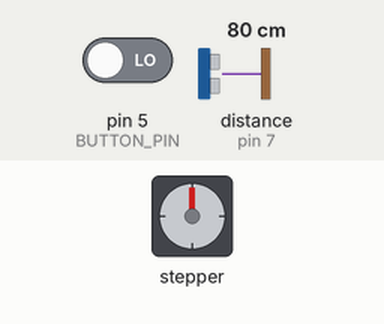
Bench run of a sketch on a simulated Arduino Uno, built with avr-gcc and run on an emulated ATmega328P. Shown: stepper motor. Wiring (inferred from the names in the program): ultrasonic range finder: trigger pin 6; echo pin 7. Inputs (shaded band) come from the test bench; at power-on: distance to the obstacle (sensor on pin 7) 80 cm, pin 5 (BUTTON_PIN) LOW. The echo pulse lasts 58.3 µs per cm; stepper angles assume 2048 steps per turn.

Above: at 1.2 s.
1.3 s: distance to the obstacle (sensor on pin 7) set to 72 cm
At 4.77 s:
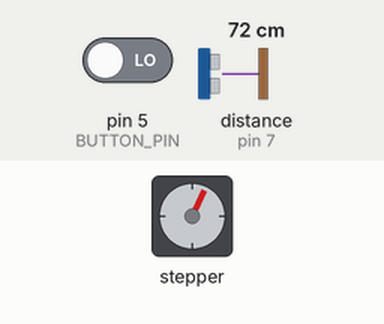
7.7 s: pin 5 (BUTTON_PIN) driven LOW
9.2 s: pin 5 (BUTTON_PIN) driven HIGH
At 13.74 s:
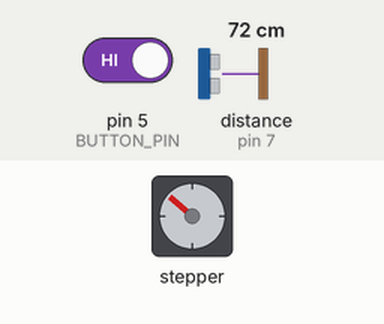
At 16.55 s:
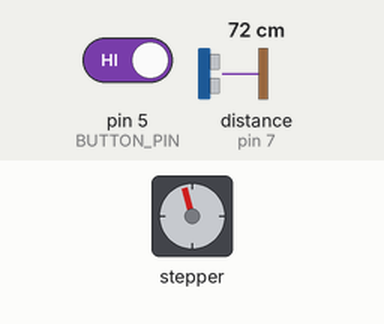
Timing chart, 0 to 16.6 s (numbered marks = the images above; inputs shaded):
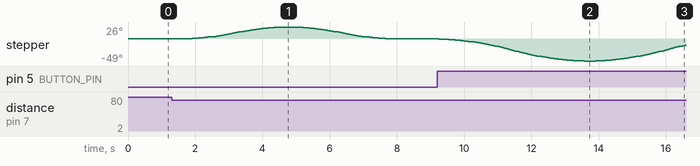

The sketch:

RoomLights.ino
```cpp
#include <AccelStepper.h>

// Define pins for the ultrasonic sensor
const int TRIG_PIN = 6;
const int ECHO_PIN = 7;

// Define step motor constant
#define MotorInterfaceType 4

const int NEUTRAL_POS = 0;
const int ON_POS = 150;
const int OFF_POS = -275;

// Pins entered in sequence IN1-IN3-IN2-IN4 for proper step sequence
AccelStepper lightSwitchStepper(MotorInterfaceType, 8, 10, 9, 11);

const int DOOR_WIDTH_CM = 75;

long sound_travel_duration;
bool lightsOn;
//this is so the ultrasonic sensor only samples every 500 ms
int loopCount;

const int BUTTON_PIN = 5;
int buttonState = 0;

void setup() {
  pinMode(TRIG_PIN, OUTPUT);
  pinMode(ECHO_PIN, INPUT);
  lightsOn = false;
  loopCount = 0;

  // set the maximum speed, acceleration factor, initial speed
	lightSwitchStepper.setMaxSpeed(1000.0);
	lightSwitchStepper.setAcceleration(50.0);
	lightSwitchStepper.setSpeed(200);

  pinMode(BUTTON_PIN, INPUT);
}

void loop() {
  if(loopCount == 10){
    if(getDistanceCM() < DOOR_WIDTH_CM && !(lightsOn)){
      turnLightsOn();
    }
    loopCount = 0;
  }else{
    loopCount++;
  }


  // read the state of the pushbutton value:
  buttonState = digitalRead(BUTTON_PIN);

  // check if the pushbutton is pressed. If it is, the buttonState is HIGH
  // so turn off the lights
  if (buttonState == HIGH && lightsOn) {
    turnLightsOff();
  }
  delay(50);
}

int getDistanceCM(){
  int distance_cm = 0;
  // Clear the trigPin
  digitalWrite(TRIG_PIN, LOW);
  delayMicroseconds(2);

  // Set the TRIG_PIN to HIGH for 10 microseconds
  digitalWrite(TRIG_PIN, HIGH);
  delayMicroseconds(10);
  digitalWrite(TRIG_PIN, LOW);

  // Read the ECHO_PIN, returns the sound wave travel time in microseconds
  sound_travel_duration = pulseIn(ECHO_PIN, HIGH);

  // Calculate the distance in centimeters
  distance_cm = sound_travel_duration * 0.034 / 2;

  return distance_cm;
}

void turnLightsOn(){
  gotoPos(ON_POS);
  gotoPos(NEUTRAL_POS);
  lightsOn = true;
}

void turnLightsOff(){
  gotoPos(OFF_POS);
  gotoPos(NEUTRAL_POS);
  lightsOn = false;
  delay(5000);
}

void gotoPos(int targetPos){
  lightSwitchStepper.moveTo(targetPos);

  while(lightSwitchStepper.distanceToGo() != 0){
    // Move the motor one step
	  lightSwitchStepper.run();
  }
}
```

Measured:
- the behaviour switches between 76 and 75 cm on distance to the obstacle (sensor on pin 7) (found by bisection; images 0 and 1)
- after the input at 1.3 s, stepper: turns 26° clockwise in 2.7 s, then 26° counter-clockwise in 2.7 s
- after the input at 7.7 s, every drawn part: stays the same
- after the input at 9.2 s, stepper: turns 49° counter-clockwise in 4.3 s, then 35° clockwise in 2.7 s
